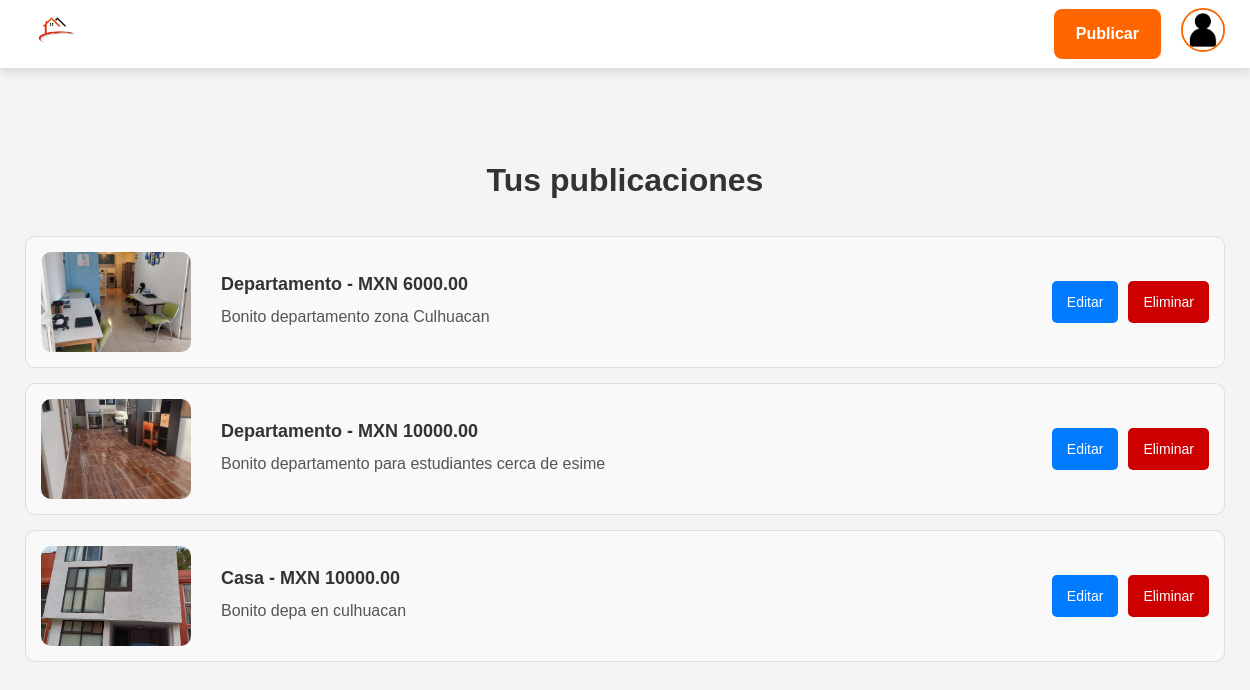
/mis_inmuebles/ (signed in), run on the app's committed database.
### listings/models.py (models this page shows, shortened)
class Inmueble(models.Model):
    TIPOS_INMUEBLE = [
        ('Departamento', 'Departamento'),
        ('Casa', 'Casa'),
        ('Cuarto', 'Cuarto'),
    ]
    DISTANCIAS = [
        ('0-5 km', '0-5 km'),
        ('5-10 km', '5-10 km'),
        ('10-15 km', '10-15 km'),
    ]
    ESTADOS = [
        ('disponible', 'Disponible'),
        ('rentado', 'Rentado')  # Rentado también cubrirá "reservado"
    ]
    estado = models.CharField(max_length=20, choices=ESTADOS, default='disponible')
    usuario = models.ForeignKey(User, on_delete=models.CASCADE, related_name='inmuebles')
    tipo_inmueble = models.CharField(max_length=50, choices=TIPOS_INMUEBLE)
    distancia = models.CharField(max_length=50, choices=DISTANCIAS)
    direccion = models.CharField(max_length=255)
    codigo_postal = models.CharField(max_length=10)
    descripcion = models.TextField()
    precio = models.DecimalField(max_digits=10, decimal_places=2)
    numero_contacto = models.CharField(max_length=15)
    calificacion = models.DecimalField(max_digits=3, decimal_places=2, null=True, blank=True)
    arrendador = models.ForeignKey(User, on_delete=models.SET_NULL, null=True, blank=True, related_name="arrendados")
    arrendatario = models.ForeignKey(User, on_delete=models.SET_NULL, null=True, blank=True, related_name="alquileres")
    usuario = models.ForeignKey(settings.AUTH_USER_MODEL, on_delete=models.CASCADE)

class ImagenInmueble(models.Model):
    inmueble = models.ForeignKey(Inmueble, related_name='imagenes', on_delete=models.CASCADE)
    imagen = models.ImageField(upload_to='inmuebles/imagenes/')

### listings/views.py (the view)
# urls.py: path('mis_inmuebles/', views.mis_inmuebles, name='mis_inmuebles'),  # Ruta para ver mis inmuebles
@login_required
def mis_inmuebles(request):
    inmuebles = Inmueble.objects.filter(usuario=request.user)  # Filtra por usuario actual
    return render(request, 'mis_inmuebles.html', {'inmuebles': inmuebles})

### listings/templates/mis_inmuebles.html (shortened to what this page needs)
{% extends 'base.html' %}
{% load static %}
{% block extra_css %}
<link rel="stylesheet" href="{% static 'css/mis_inmuebles.css' %}">
{% endblock %}
{% block content %}
<div class="container">
    <h1 class="title">Tus publicaciones</h1>
    {% if inmuebles %}
        {% for inmueble in inmuebles %}
            <div class="inmueble">
                {% if inmueble.imagenes.all %}
                    <img src="{{ inmueble.imagenes.first.imagen.url }}" alt="Imagen del inmueble">
                {% else %}
                    <img src="{% static 'images/load-default.jpg' %}" alt="Imagen no disponible">
                {% endif %}
                <div class="info">
                    <h3>{{ inmueble.tipo_inmueble }} - MXN {{ inmueble.precio }}</h3>
                    <p>{{ inmueble.descripcion }}</p>
                </div>
                <div class="actions">
                    <a href="{% url 'editar_inmueble' inmueble.id %}" class="btn-blue">Editar</a>
                    <button onclick="confirmDelete({{ inmueble.id }})" class="btn-red">Eliminar</button>
                </div>
            </div>
        {% endfor %}
    {% else %}
        <p>No tienes publicaciones aún.</p>
    {% endif %}
</div>
{% endblock %}

### static/css/styles.css (style rules this page uses)
body { font-family: 'Arial', sans-serif; margin: 0; padding: 0; background-color: #f4f4f4; color: #333; line-height: 1.6; box-sizing: border-box; padding-top: 80px; }
.container { max-width: 1200px; margin: 0 auto; padding: 0 20px; }

### static/css/mis_inmuebles.css (style rules this page uses)
.container { width: 1300px; margin: -5px auto; font-family: Arial, sans-serif; }
.title { text-align: center; margin-bottom: 30px; }
.inmueble { display: flex; align-items: center; justify-content: space-between; border: 1px solid #ddd; border-radius: 10px; padding: 15px; margin-bottom: 15px; background-color: #f9f9f9; }
.inmueble img { width: 150px; height: 100px; object-fit: cover; border-radius: 10px; }
.info { flex: 1; margin-left: 30px; text-align: justify; }
.info h3 { margin: 0; font-size: 18px; color: #333; }
.info p { margin: 5px 0; color: #555; }
.actions { display: flex; gap: 10px; }
.actions button, .actions a { padding: 10px 15px; text-decoration: none; border: none; border-radius: 5px; font-size: 14px; cursor: pointer; }
.btn-blue { background-color: #007bff; color: white; }
.btn-red { background-color: #dc3545; color: white; }
.btn-red { background-color: #cc0000; color: #fff; padding: 10px 20px; font-size: 16px; border: none; border-radius: 8px; cursor: pointer; }

### data on the page
Inmueble: imagenes.first.imagen (picture), tipo_inmueble "Departamento", precio "6000.00", descripcion "Bonito departamento zona Culhuacan"
Inmueble: imagenes.first.imagen (picture), tipo_inmueble "Departamento", precio "10000.00", descripcion "Bonito departamento para estudiantes cerca de esime"
Inmueble: imagenes.first.imagen (picture), tipo_inmueble "Casa", precio "10000.00", descripcion "Bonito depa en culhuacan"
